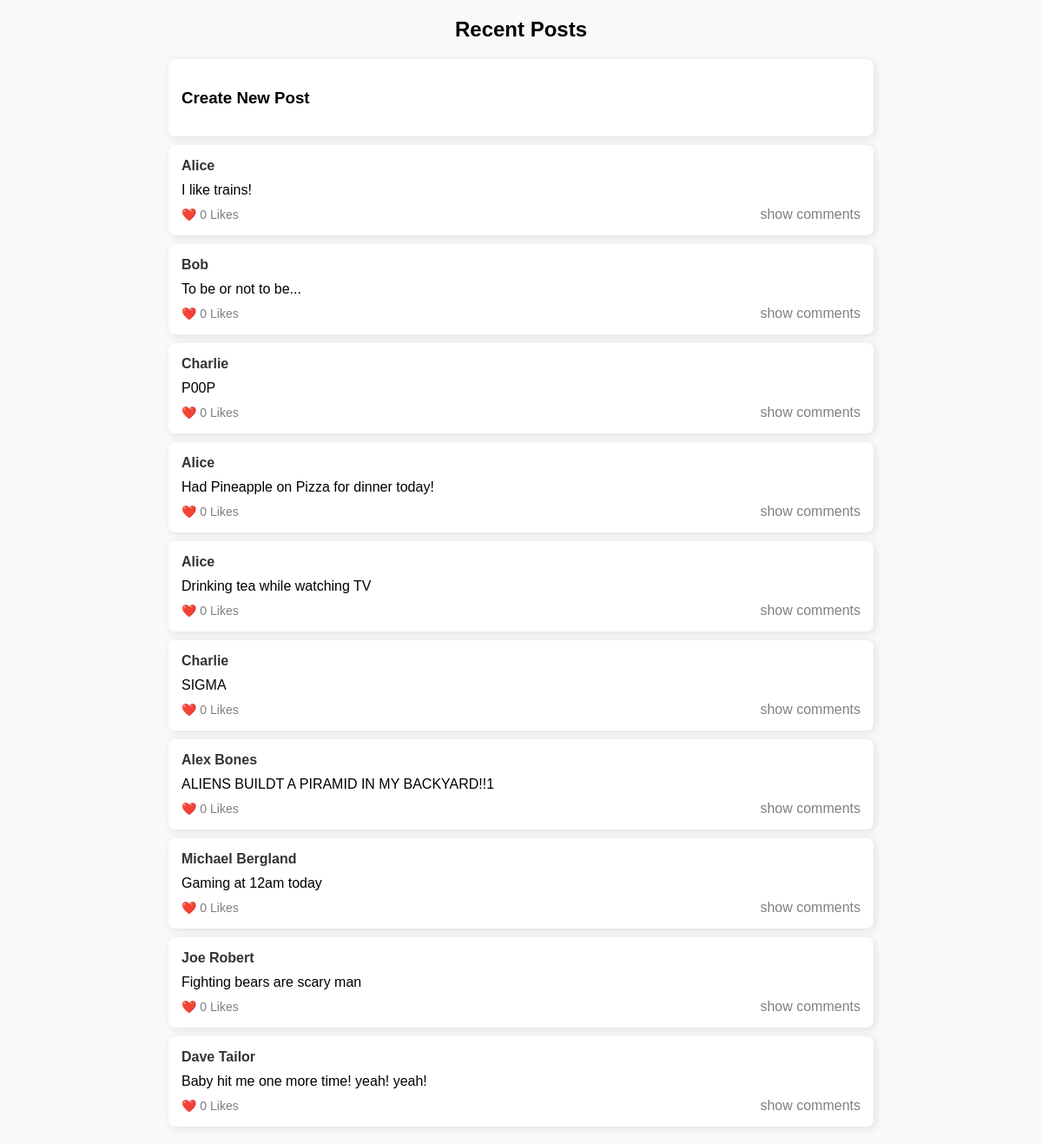
Before: / with the older database file.
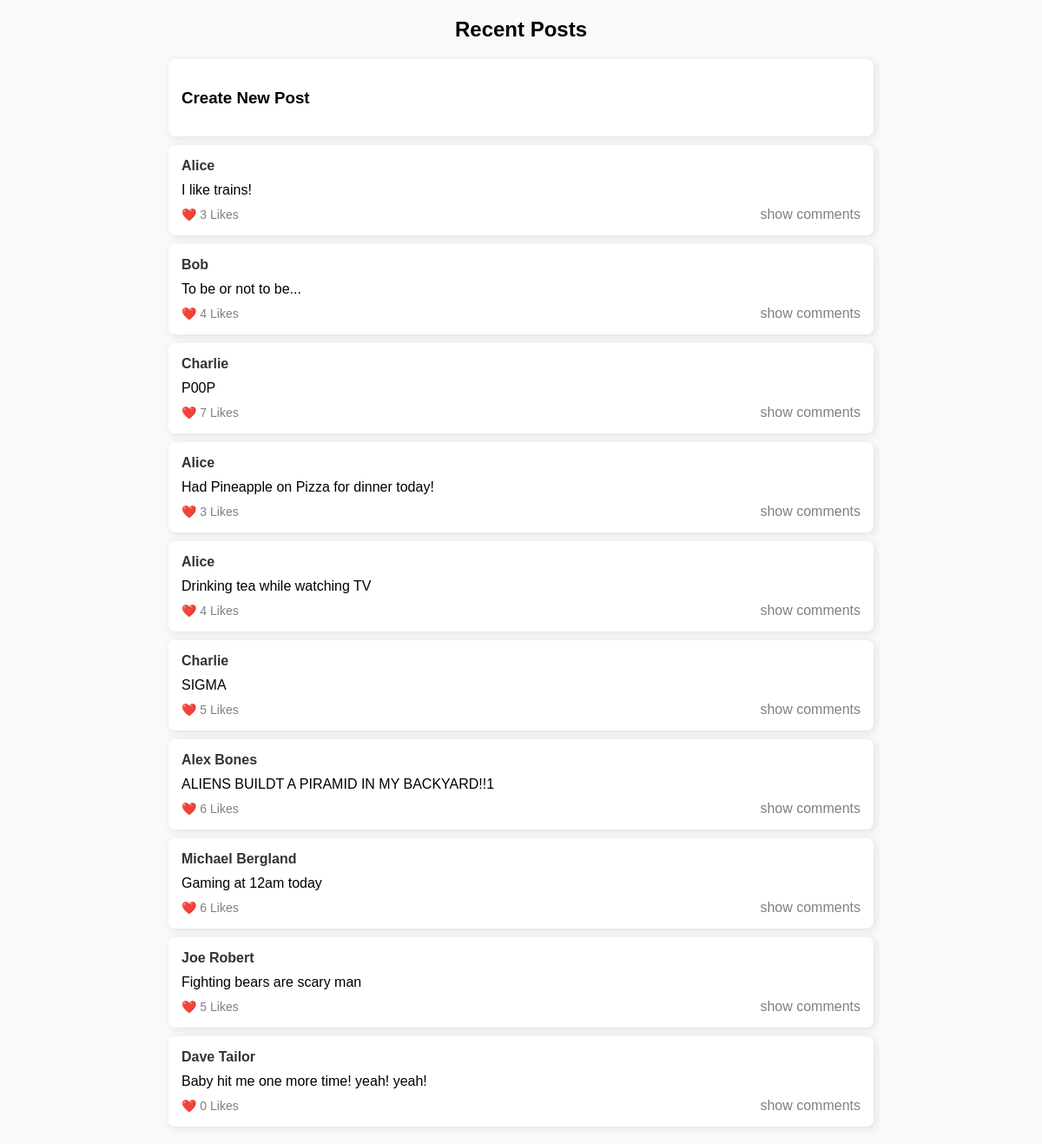
After: the same page with the newer database file.
### tables this page shows
CREATE TABLE users (
                                user_id INTEGER PRIMARY KEY,
                                username TEXT NOT NULL,
                                intrests TEXT,
                                followers INT
                            );

CREATE TABLE posts (
                                post_id INTEGER PRIMARY KEY AUTOINCREMENT,
                                user_id NOT NULL,
                                content TEXT,
                                likes INT,
                                created_at TIMESTAMP DEFAULT CURRENT_TIMESTAMP,
                                FOREIGN KEY (user_id) REFERENCES users (user_id)
                            );

### app.py (the view)
@app.route("/")
def index():
    user_id = session.get("user_id")
    posts, comments_by_post, liked_post_ids = get_data(user_id)
    return render_template("index.html", posts=posts,
                           comments_by_post=comments_by_post,
                           liked_post_ids=liked_post_ids,
                           user_id=user_id)

### templates/index.html (shortened to what this page needs)
<!DOCTYPE html>
<html>
<head>
</head>
<body>
    <h2 style="text-align: center;">Recent Posts</h2>
    <div class="post-container">
        <div class="post">
            <h3 style="align-content: center"> Create New Post</h3>
        </div>
    </div>
    <div class="post-container">
        {% for post in posts %}
            {% set post_id = post[0] %}
            {% set username = post[1] %}
            {% set content = post[2] %}
            {% set likes = post[3] %}
            <div class="post">
                <div class="username">
                    <a href="{{ url_for('user_page', username=username) }}">{{ username }}</a>
                </div>
                <div class="content">{{ content }}</div>
                <div class="option_div">
                    {% if user_id %}
                        {% if post_id in liked_post_ids %}
                            <form method="POST" action="{{ url_for('unlike_post', post_id=post_id) }}" class="likes">
                                <button type="submit" class="likes" style="border: none; background: none; cursor: pointer;">
                                    ❤️ {{ likes }} Likes
                                </button>
                            </form>
                        {% else %}
                            <form method="POST" action="{{ url_for('like_post', post_id=post_id) }}" class="likes">
                                <button type="submit" class="likes" style="border: none; background: none; cursor: pointer;">
                                    🤍 {{ likes }} Likes
                                </button>
                            </form>
                        {% endif %}
                    {% else %}
                        <div class="likes" style="color: gray;">❤️ {{ likes }} Likes</div>
                    {% endif %}
                    <div class="comments" onclick="toggleComments('comments-{{ post_id }}')">show comments</div>
                </div>
            </div>
        {% endfor %}
    </div>
</body>
</html>

### templates/index.html (style rules this page uses)
body { font-family: Arial, sans-serif; background-color: #f9f9f9; margin: 20px; }
.post-container { width: 70%; margin: 0 auto; }
.post { background: white; padding: 15px; margin-bottom: 10px; border-radius: 8px; box-shadow: 2px 2px 10px rgba(0, 0, 0, 0.1); }
.username { font-weight: bold; color: #333; }
.content { margin: 10px 0; }
.option_div { display: flex; justify-content: space-between; align-items: center; }
.likes { color: red; font-size: 14px; border-radius: 5px; cursor: pointer; background-color: inherit; margin: 0 }
.comments { color: gray; align-items: center; cursor: pointer }
a { text-decoration: none; color: inherit; }

Changed rows visible on the page:
changed posts "I like trains!": likes "0" → "3"
changed posts "To be or not to be...": likes "0" → "4"
changed posts (number 3 of 10 on the later page): likes "0" → "7"
changed posts "Had Pineapple on Pizza for dinner today!": likes "0" → "3"
changed posts "Drinking tea while watching TV": likes "0" → "4"
changed posts "SIGMA": likes "0" → "5"
changed posts "ALIENS BUILDT A PIRAMID IN MY BACKYARD!!1": likes "0" → "6"
changed posts "Gaming at 12am today": likes "0" → "6"
changed posts "Fighting bears are scary man": likes "0" → "5"
